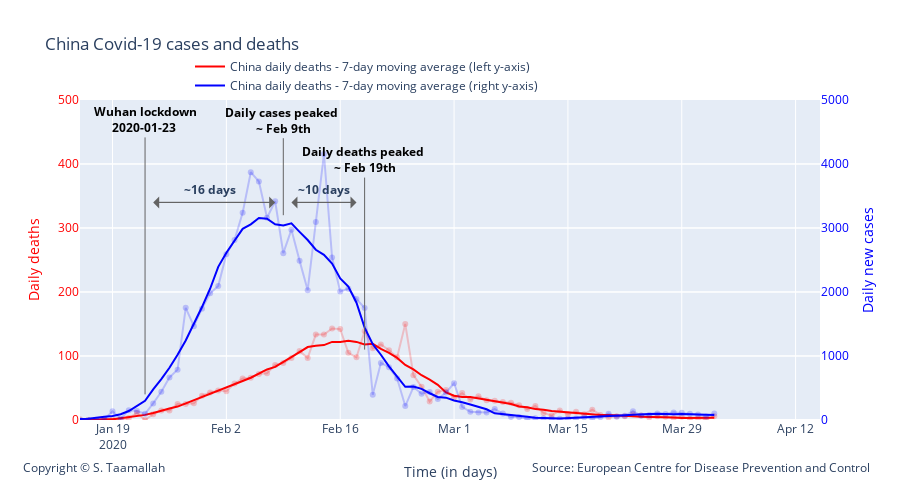

Write notebook code for a chart like this one.
### Markdown cell above
# 2 - China's case

### Code cell
degree = 5

smooth_china_deaths = smoothTriangle(df_china['deaths'],degree)
smooth_china_cases = smoothTriangle(df_china['cases'],degree)

smooth_china_deaths_9day = smooth_9day(df_china['deaths'])
smooth_china_cases_9day = smooth_9day(df_china['cases'])


# Add traces
trace1 = go.Scatter(
        x=df_china.index, 
        y=df_china['deaths'],
        mode='lines + markers',
        name='China daily deaths (left y-axis)',
        line_color='rgba(256, 0, 0, .2)',
        showlegend=False,
)

trace11 = go.Scatter(
        x=df_china.index, 
        y=smooth_china_deaths_9day,
        mode='lines',
        name='China daily deaths - 7-day moving average (left y-axis)',
        line_color='rgba(256, 0, 0, 1)',
)

trace2 = go.Scatter(
        x=df_china.index, 
        y=df_china['cases'],
        mode='lines + markers',
        name='China daily deaths (right y-axis)',
        line_color='rgba(0, 0, 256, .2)',
        showlegend=False,
        yaxis='y2'
)

trace22 = go.Scatter(
        x=df_china.index, 
        y=smooth_china_cases_9day,
        mode='lines',
        name='China daily deaths - 7-day moving average (right y-axis)',
        line_color='rgba(0, 0, 256, 1)',
        yaxis='y2'
)

data = [trace1, trace11, trace2, trace22]

layout = go.Layout(
    title='China Covid-19 cases and deaths',
    legend=dict(x=.4, y=1.15, orientation="h"), 
    width=900,
    height=500,
    
    # Top left
    xaxis=dict(
        title='Time (in days)',
        range=['2020-01-15', '2020-04-15'],
    ),
    yaxis=dict(
        title='Daily deaths',
        #type='log',
        range=[0,500],
        color="red",
        anchor='x'
    ),
    yaxis2=dict(
        title = 'Daily new cases',
        color='rgba(0, 0, 256, 1)',
        #type='log',
        range=[0,5000],
        overlaying='y',
        side='right'
    ),
    
       annotations=[
        dict(
            x=1.07,
            y=-0.18,
            showarrow=False,
            text='Source: European Centre for Disease Prevention and Control',
            xref='paper',
            yref='paper'
        ),
        
        dict(
            x=-0.08,
            y=-0.18,
            showarrow=False,
            text='Copyright © S. Taamallah ',
            xref='paper',
            yref='paper'
        )
    ],
    
)



fig = go.Figure(data=data, layout=layout)

fig.add_annotation(
            x='2020-01-23',
            y=40,
            xref="x",
            yref="y",
            text="<b> Wuhan lockdown <br> 2020-01-23  </b>",
            showarrow=True,
            font=dict(
            #family="Courier New, monospace",
            size=12,
            color="black",
            ),
        align="center",
        arrowhead=0,
        arrowsize=1,
        arrowwidth=1,
        arrowcolor="#636363",
        ax=0,
        ay=-275,
)




fig.add_annotation(
            x='2020-02-09',
            y=320,
            text="<b>Daily cases peaked <br> ~ Feb 9th </b>",
            showarrow=True,
            font=dict(
            #family="Courier New, monospace",
            size=12,
            color="black",
            ),
        align="center",
        arrowhead=0,
        arrowsize=1,
        arrowwidth=1,
        arrowcolor="#636363",
        ax=0,
        ay=-95,
)


fig.add_annotation(
            x='2020-02-19',
            y=110,
            text="<b>Daily deaths peaked <br> ~ Feb 19th </b>",
            showarrow=True,
            font=dict(
            #family="Courier New, monospace",
            size=12,
            color="black",
            ),
        align="center",
        arrowhead=0,
        arrowsize=1,
        arrowwidth=1,
        arrowcolor="#636363",
        ax=0,
        ay=-190,
)

fig.add_annotation(
            x='2020-02-10',
            y=340,
            text="",
            showarrow=True,
            font=dict(
            #family="Courier New, monospace",
            size=12,
            color="black",
            ),
        align="center",
        arrowhead=1,
        arrowsize=2,
        arrowwidth=1,
        arrowcolor="#636363",
        ax=65,
        ay=0,
)

fig.add_annotation(
            x='2020-02-18',
            y=340,
            text="",
            showarrow=True,
            font=dict(
            #family="Courier New, monospace",
            size=12,
            color="black",
            ),
        align="center",
        arrowhead=1,
        arrowsize=2,
        arrowwidth=1,
        arrowcolor="#636363",
        ax=-65,
        ay=0,
)

fig.add_annotation(
            x='2020-02-14',
            y=360,
            text="<b> ~10 days </b>",
            showarrow=False,
)

fig.add_annotation(
            x='2020-01-24',
            y=340,
            text="",
            showarrow=True,
            font=dict(
            #family="Courier New, monospace",
            size=12,
            color="black",
            ),
        align="center",
        arrowhead=1,
        arrowsize=2,
        arrowwidth=1,
        arrowcolor="#636363",
        ax=120,
        ay=0,
)

fig.add_annotation(
            x='2020-02-08',
            y=340,
            text="",
            showarrow=True,
            font=dict(
            #family="Courier New, monospace",
            size=12,
            color="black",
            ),
        align="center",
        arrowhead=1,
        arrowsize=2,
        arrowwidth=1,
        arrowcolor="#636363",
        ax=-120,
        ay=0,
)


fig.add_annotation(
            x='2020-01-31',
            y=360,
            text="<b> ~16 days </b>",
            showarrow=False,
)

#fig.show()

from plotly.offline import plot
plot(fig, filename="STaamallah_covid19_analysis_chart_2_20200403.html", auto_open = False)

from IPython.display import HTML, display
display(HTML('STaamallah_covid19_analysis_chart_2_20200403.html'), metadata=dict(isolated=False))

### Figure 1 — Plotly figure (JSON) as saved in the notebook; plotly's stock layout.template omitted (floating-point values rounded to 4 significant figures)
{"data": [{"line": {"color": "rgba(256, 0, 0, .2)"}, "mode": "lines+markers", "name": "China daily deaths (left y-axis)", "showlegend": false, "type": "scatter", "x": ["2020-04-02T00:00:00", "2020-04-01T00:00:00", "2020-03-31T00:00:00", "2020-03-30T00:00:00", "2020-03-29T00:00:00", "2020-03-28T00:00:00", "2020-03-27T00:00:00", "2020-03-26T00:00:00", "2020-03-25T00:00:00", "2020-03-24T00:00:00", "2020-03-23T00:00:00", "2020-03-22T00:00:00", "2020-03-21T00:00:00", "2020-03-20T00:00:00", "2020-03-19T00:00:00", "2020-03-18T00:00:00", "2020-03-17T00:00:00", "2020-03-16T00:00:00", "2020-03-15T00:00:00", "2020-03-14T00:00:00", "2020-03-13T00:00:00", "2020-03-12T00:00:00", "2020-03-11T00:00:00", "2020-03-10T00:00:00", "2020-03-09T00:00:00", "2020-03-08T00:00:00", "2020-03-07T00:00:00", "2020-03-06T00:00:00", "2020-03-05T00:00:00", "2020-03-04T00:00:00", "2020-03-03T00:00:00", "2020-03-02T00:00:00", "2020-03-01T00:00:00", "2020-02-29T00:00:00", "2020-02-28T00:00:00", "2020-02-27T00:00:00", "2020-02-26T00:00:00", "2020-02-25T00:00:00", "2020-02-24T00:00:00", "2020-02-23T00:00:00", "2020-02-22T00:00:00", "2020-02-21T00:00:00", "2020-02-20T00:00:00", "2020-02-19T00:00:00", "2020-02-18T00:00:00", "2020-02-17T00:00:00", "2020-02-16T00:00:00", "2020-02-15T00:00:00", "2020-02-14T00:00:00", "2020-02-13T00:00:00", "2020-02-12T00:00:00", "2020-02-11T00:00:00", "2020-02-10T00:00:00", "2020-02-09T00:00:00", "2020-02-08T00:00:00", "2020-02-07T00:00:00", "2020-02-06T00:00:00", "2020-02-05T00:00:00", "2020-02-04T00:00:00", "2020-02-03T00:00:00", "2020-02-02T00:00:00", "2020-02-01T00:00:00", "2020-01-31T00:00:00", "2020-01-30T00:00:00", "2020-01-29T00:00:00", "2020-01-28T00:00:00", "2020-01-27T00:00:00", "2020-01-26T00:00:00", "2020-01-25T00:00:00", "2020-01-24T00:00:00", "2020-01-23T00:00:00", "2020-01-22T00:00:00", "2020-01-21T00:00:00", "2020-01-20T00:00:00", "2020-01-19T00:00:00", "2020-01-18T00:00:00", "2020-01-17T00:00:00", "2020-01-16T00:00:00", "2020-01-15T00:00:00", "2020-01-14T00:00:00", "2020-01-13T00:00:00", "2020-01-12T00:00:00", "2020-01-11T00:00:00", "2020-01-10T00:00:00", "2020-01-09T00:00:00", "2020-01-08T00:00:00", "2020-01-07T00:00:00", "2020-01-06T00:00:00", "2020-01-05T00:00:00", "2020-01-04T00:00:00", "2020-01-03T00:00:00", "2020-01-02T00:00:00", "2020-01-01T00:00:00", "2019-12-31T00:00:00"], "y": [6, 1, 3, 2, 5, 3, 5, 6, 4, 7, 9, 6, 6, 4, 8, 16, 9, 13, 9, 15, 7, 11, 22, 17, 23, 27, 28, 30, 31, 37, 32, 42, 35, 47, 44, 29, 52, 70, 150, 98, 109, 118, 112, 139, 98, 105, 142, 143, 133.5, 133.5, 97, 108, 97, 89, 86, 73, 72, 66, 65, 57, 45, 46, 43, 38, 26, 25, 25, 15, 15, 9, 0, 11, 3, 0, 1, 0, 0, 0, 1, 0, 0, 0, 1, 0, 0, 0, 0, 0, 0, 0, 0, 0, 0, 0]}, {"line": {"color": "rgba(256, 0, 0, 1)"}, "mode": "lines", "name": "China daily deaths - 7-day moving average (left y-axis)", "type": "scatter", "x": ["2020-04-02T00:00:00", "2020-04-01T00:00:00", "2020-03-31T00:00:00", "2020-03-30T00:00:00", "2020-03-29T00:00:00", "2020-03-28T00:00:00", "2020-03-27T00:00:00", "2020-03-26T00:00:00", "2020-03-25T00:00:00", "2020-03-24T00:00:00", "2020-03-23T00:00:00", "2020-03-22T00:00:00", "2020-03-21T00:00:00", "2020-03-20T00:00:00", "2020-03-19T00:00:00", "2020-03-18T00:00:00", "2020-03-17T00:00:00", "2020-03-16T00:00:00", "2020-03-15T00:00:00", "2020-03-14T00:00:00", "2020-03-13T00:00:00", "2020-03-12T00:00:00", "2020-03-11T00:00:00", "2020-03-10T00:00:00", "2020-03-09T00:00:00", "2020-03-08T00:00:00", "2020-03-07T00:00:00", "2020-03-06T00:00:00", "2020-03-05T00:00:00", "2020-03-04T00:00:00", "2020-03-03T00:00:00", "2020-03-02T00:00:00", "2020-03-01T00:00:00", "2020-02-29T00:00:00", "2020-02-28T00:00:00", "2020-02-27T00:00:00", "2020-02-26T00:00:00", "2020-02-25T00:00:00", "2020-02-24T00:00:00", "2020-02-23T00:00:00", "2020-02-22T00:00:00", "2020-02-21T00:00:00", "2020-02-20T00:00:00", "2020-02-19T00:00:00", "2020-02-18T00:00:00", "2020-02-17T00:00:00", "2020-02-16T00:00:00", "2020-02-15T00:00:00", "2020-02-14T00:00:00", "2020-02-13T00:00:00", "2020-02-12T00:00:00", "2020-02-11T00:00:00", "2020-02-10T00:00:00", "2020-02-09T00:00:00", "2020-02-08T00:00:00", "2020-02-07T00:00:00", "2020-02-06T00:00:00", "2020-02-05T00:00:00", "2020-02-04T00:00:00", "2020-02-03T00:00:00", "2020-02-02T00:00:00", "2020-02-01T00:00:00", "2020-01-31T00:00:00", "2020-01-30T00:00:00", "2020-01-29T00:00:00", "2020-01-28T00:00:00", "2020-01-27T00:00:00", "2020-01-26T00:00:00", "2020-01-25T00:00:00", "2020-01-24T00:00:00", "2020-01-23T00:00:00", "2020-01-22T00:00:00", "2020-01-21T00:00:00", "2020-01-20T00:00:00", "2020-01-19T00:00:00", "2020-01-18T00:00:00", "2020-01-17T00:00:00", "2020-01-16T00:00:00", "2020-01-15T00:00:00", "2020-01-14T00:00:00", "2020-01-13T00:00:00", "2020-01-12T00:00:00", "2020-01-11T00:00:00", "2020-01-10T00:00:00", "2020-01-09T00:00:00", "2020-01-08T00:00:00", "2020-01-07T00:00:00", "2020-01-06T00:00:00", "2020-01-05T00:00:00", "2020-01-04T00:00:00", "2020-01-03T00:00:00", "2020-01-02T00:00:00", "2020-01-01T00:00:00", "2019-12-31T00:00:00"], "y": [3.333, 3, 3.4, 3.333, 3, 4, 4, 5, 5, 5, 6, 7, 7, 8, 8, 9, 9, 10, 12, 13, 14, 16, 17, 20, 21, 25, 27, 29, 31, 34, 36, 36, 38, 43, 55, 63, 70, 79, 86, 97, 105, 111, 119, 118, 122, 124, 122, 122, 117, 116, 114, 106, 98, 91, 83, 79, 72, 66, 61, 56, 50, 45, 41, 35, 30, 26, 21, 18, 14, 11, 8, 6, 4, 2, 1, 1, 0, 0, 0, 0, 0, 0, 0, 0, 0, 0, 0, 0, 0, 0, 0, 0, 0, 0]}, {"line": {"color": "rgba(0, 0, 256, .2)"}, "mode": "lines+markers", "name": "China daily deaths (right y-axis)", "showlegend": false, "type": "scatter", "x": ["2020-04-02T00:00:00", "2020-04-01T00:00:00", "2020-03-31T00:00:00", "2020-03-30T00:00:00", "2020-03-29T00:00:00", "2020-03-28T00:00:00", "2020-03-27T00:00:00", "2020-03-26T00:00:00", "2020-03-25T00:00:00", "2020-03-24T00:00:00", "2020-03-23T00:00:00", "2020-03-22T00:00:00", "2020-03-21T00:00:00", "2020-03-20T00:00:00", "2020-03-19T00:00:00", "2020-03-18T00:00:00", "2020-03-17T00:00:00", "2020-03-16T00:00:00", "2020-03-15T00:00:00", "2020-03-14T00:00:00", "2020-03-13T00:00:00", "2020-03-12T00:00:00", "2020-03-11T00:00:00", "2020-03-10T00:00:00", "2020-03-09T00:00:00", "2020-03-08T00:00:00", "2020-03-07T00:00:00", "2020-03-06T00:00:00", "2020-03-05T00:00:00", "2020-03-04T00:00:00", "2020-03-03T00:00:00", "2020-03-02T00:00:00", "2020-03-01T00:00:00", "2020-02-29T00:00:00", "2020-02-28T00:00:00", "2020-02-27T00:00:00", "2020-02-26T00:00:00", "2020-02-25T00:00:00", "2020-02-24T00:00:00", "2020-02-23T00:00:00", "2020-02-22T00:00:00", "2020-02-21T00:00:00", "2020-02-20T00:00:00", "2020-02-19T00:00:00", "2020-02-18T00:00:00", "2020-02-17T00:00:00", "2020-02-16T00:00:00", "2020-02-15T00:00:00", "2020-02-14T00:00:00", "2020-02-13T00:00:00", "2020-02-12T00:00:00", "2020-02-11T00:00:00", "2020-02-10T00:00:00", "2020-02-09T00:00:00", "2020-02-08T00:00:00", "2020-02-07T00:00:00", "2020-02-06T00:00:00", "2020-02-05T00:00:00", "2020-02-04T00:00:00", "2020-02-03T00:00:00", "2020-02-02T00:00:00", "2020-02-01T00:00:00", "2020-01-31T00:00:00", "2020-01-30T00:00:00", "2020-01-29T00:00:00", "2020-01-28T00:00:00", "2020-01-27T00:00:00", "2020-01-26T00:00:00", "2020-01-25T00:00:00", "2020-01-24T00:00:00", "2020-01-23T00:00:00", "2020-01-22T00:00:00", "2020-01-21T00:00:00", "2020-01-20T00:00:00", "2020-01-19T00:00:00", "2020-01-18T00:00:00", "2020-01-17T00:00:00", "2020-01-16T00:00:00", "2020-01-15T00:00:00", "2020-01-14T00:00:00", "2020-01-13T00:00:00", "2020-01-12T00:00:00", "2020-01-11T00:00:00", "2020-01-10T00:00:00", "2020-01-09T00:00:00", "2020-01-08T00:00:00", "2020-01-07T00:00:00", "2020-01-06T00:00:00", "2020-01-05T00:00:00", "2020-01-04T00:00:00", "2020-01-03T00:00:00", "2020-01-02T00:00:00", "2020-01-01T00:00:00", "2019-12-31T00:00:00"], "y": [100, 54, 84, 98, 113, 119, 94, 102, 78, 69, 138, 65, 52, 99, 44, 23, 43, 25, 22, 19, 22, 24, 29, 20, 45, 46, 101, 170, 117, 119, 127, 205, 574, 428, 329, 439, 410, 515, 218, 647, 826, 891, 394, 1750, 1890, 2052, 2007, 2538, 4156, 3092, 2028, 2490, 2974, 2607, 3418, 3160, 3727, 3872, 3237, 2812, 2590, 2095, 1980, 1740, 1466, 1753, 787, 665, 441, 259, 97, 140, 151, 19, 136, 17, 4, 0, 0, 0, 0, 0, 0, 0, 0, 0, 0, 0, 15, 0, 17, 0, 0, 27], "yaxis": "y2"}, {"line": {"color": "rgba(0, 0, 256, 1)"}, "mode": "lines", "name": "China daily deaths - 7-day moving average (right y-axis)", "type": "scatter", "x": ["2020-04-02T00:00:00", "2020-04-01T00:00:00", "2020-03-31T00:00:00", "2020-03-30T00:00:00", "2020-03-29T00:00:00", "2020-03-28T00:00:00", "2020-03-27T00:00:00", "2020-03-26T00:00:00", "2020-03-25T00:00:00", "2020-03-24T00:00:00", "2020-03-23T00:00:00", "2020-03-22T00:00:00", "2020-03-21T00:00:00", "2020-03-20T00:00:00", "2020-03-19T00:00:00", "2020-03-18T00:00:00", "2020-03-17T00:00:00", "2020-03-16T00:00:00", "2020-03-15T00:00:00", "2020-03-14T00:00:00", "2020-03-13T00:00:00", "2020-03-12T00:00:00", "2020-03-11T00:00:00", "2020-03-10T00:00:00", "2020-03-09T00:00:00", "2020-03-08T00:00:00", "2020-03-07T00:00:00", "2020-03-06T00:00:00", "2020-03-05T00:00:00", "2020-03-04T00:00:00", "2020-03-03T00:00:00", "2020-03-02T00:00:00", "2020-03-01T00:00:00", "2020-02-29T00:00:00", "2020-02-28T00:00:00", "2020-02-27T00:00:00", "2020-02-26T00:00:00", "2020-02-25T00:00:00", "2020-02-24T00:00:00", "2020-02-23T00:00:00", "2020-02-22T00:00:00", "2020-02-21T00:00:00", "2020-02-20T00:00:00", "2020-02-19T00:00:00", "2020-02-18T00:00:00", "2020-02-17T00:00:00", "2020-02-16T00:00:00", "2020-02-15T00:00:00", "2020-02-14T00:00:00", "2020-02-13T00:00:00", "2020-02-12T00:00:00", "2020-02-11T00:00:00", "2020-02-10T00:00:00", "2020-02-09T00:00:00", "2020-02-08T00:00:00", "2020-02-07T00:00:00", "2020-02-06T00:00:00", "2020-02-05T00:00:00", "2020-02-04T00:00:00", "2020-02-03T00:00:00", "2020-02-02T00:00:00", "2020-02-01T00:00:00", "2020-01-31T00:00:00", "2020-01-30T00:00:00", "2020-01-29T00:00:00", "2020-01-28T00:00:00", "2020-01-27T00:00:00", "2020-01-26T00:00:00", "2020-01-25T00:00:00", "2020-01-24T00:00:00", "2020-01-23T00:00:00", "2020-01-22T00:00:00", "2020-01-21T00:00:00", "2020-01-20T00:00:00", "2020-01-19T00:00:00", "2020-01-18T00:00:00", "2020-01-17T00:00:00", "2020-01-16T00:00:00", "2020-01-15T00:00:00", "2020-01-14T00:00:00", "2020-01-13T00:00:00", "2020-01-12T00:00:00", "2020-01-11T00:00:00", "2020-01-10T00:00:00", "2020-01-09T00:00:00", "2020-01-08T00:00:00", "2020-01-07T00:00:00", "2020-01-06T00:00:00", "2020-01-05T00:00:00", "2020-01-04T00:00:00", "2020-01-03T00:00:00", "2020-01-02T00:00:00", "2020-01-01T00:00:00", "2019-12-31T00:00:00"], "y": [79.33, 84, 89.8, 94.67, 93, 90, 99, 97, 92, 90, 82, 74, 67, 62, 56, 43, 38, 35, 27, 25, 27, 28, 36, 52, 63, 74, 86, 105, 167, 209, 241, 278, 305, 349, 360, 418, 487, 522, 518, 676, 837, 1020, 1186, 1443, 1833, 2085, 2211, 2444, 2580, 2660, 2812, 2940, 3072, 3040, 3057, 3144, 3155, 3057, 2987, 2801, 2613, 2393, 2051, 1765, 1501, 1242, 1020, 816, 639, 479, 299, 213, 140, 91, 62, 51, 36, 19, 17, 2, 0, 0, 0, 0, 1, 1, 3, 3, 3, 0, 7, 5.4, 11, 9], "yaxis": "y2"}], "layout": {"annotations": [{"showarrow": false, "text": "Source: European Centre for Disease Prevention and Control", "x": 1.07, "xref": "paper", "y": -0.18, "yref": "paper"}, {"showarrow": false, "text": "Copyright © S. Taamallah ", "x": -0.08, "xref": "paper", "y": -0.18, "yref": "paper"}, {"align": "center", "arrowcolor": "#636363", "arrowhead": 0, "arrowsize": 1, "arrowwidth": 1, "ax": 0, "ay": -275, "font": {"color": "black", "size": 12}, "showarrow": true, "text": "<b> Wuhan lockdown <br> 2020-01-23  </b>", "x": "2020-01-23", "xref": "x", "y": 40, "yref": "y"}, {"align": "center", "arrowcolor": "#636363", "arrowhead": 0, "arrowsize": 1, "arrowwidth": 1, "ax": 0, "ay": -95, "font": {"color": "black", "size": 12}, "showarrow": true, "text": "<b>Daily cases peaked <br> ~ Feb 9th </b>", "x": "2020-02-09", "y": 320}, {"align": "center", "arrowcolor": "#636363", "arrowhead": 0, "arrowsize": 1, "arrowwidth": 1, "ax": 0, "ay": -190, "font": {"color": "black", "size": 12}, "showarrow": true, "text": "<b>Daily deaths peaked <br> ~ Feb 19th </b>", "x": "2020-02-19", "y": 110}, {"align": "center", "arrowcolor": "#636363", "arrowhead": 1, "arrowsize": 2, "arrowwidth": 1, "ax": 65, "ay": 0, "font": {"color": "black", "size": 12}, "showarrow": true, "text": "", "x": "2020-02-10", "y": 340}, {"align": "center", "arrowcolor": "#636363", "arrowhead": 1, "arrowsize": 2, "arrowwidth": 1, "ax": -65, "ay": 0, "font": {"color": "black", "size": 12}, "showarrow": true, "text": "", "x": "2020-02-18", "y": 340}, {"showarrow": false, "text": "<b> ~10 days </b>", "x": "2020-02-14", "y": 360}, {"align": "center", "arrowcolor": "#636363", "arrowhead": 1, "arrowsize": 2, "arrowwidth": 1, "ax": 120, "ay": 0, "font": {"color": "black", "size": 12}, "showarrow": true, "text": "", "x": "2020-01-24", "y": 340}, {"align": "center", "arrowcolor": "#636363", "arrowhead": 1, "arrowsize": 2, "arrowwidth": 1, "ax": -120, "ay": 0, "font": {"color": "black", "size": 12}, "showarrow": true, "text": "", "x": "2020-02-08", "y": 340}, {"showarrow": false, "text": "<b> ~16 days </b>", "x": "2020-01-31", "y": 360}], "height": 500, "legend": {"orientation": "h", "x": 0.4, "y": 1.15}, "title": {"text": "China Covid-19 cases and deaths"}, "width": 900, "xaxis": {"range": ["2020-01-15", "2020-04-15"], "title": {"text": "Time (in days)"}, "type": "date"}, "yaxis": {"anchor": "x", "color": "red", "range": [0, 500], "title": {"text": "Daily deaths"}, "type": "linear"}, "yaxis2": {"color": "rgba(0, 0, 256, 1)", "overlaying": "y", "range": [0, 5000], "side": "right", "title": {"text": "Daily new cases"}, "type": "linear"}}}
